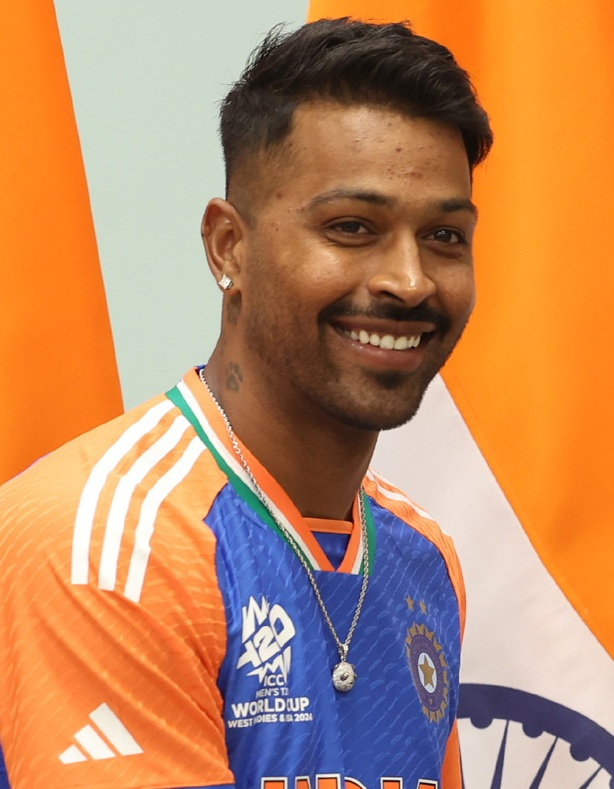
#> input picture dataset/raw/hardik_pandya/hardik_pandya_raw_01.jpg, 614 x 789 px; its folder holds only this picture in this run
$ python -i advanced_features.py   (imports and definitions only)   (older library calls are emulated)
#> lines starting #> are read from the running program, lines starting #| are printed output that depends on the picture
### src/config.py
"""
Configuration module for Indian Cricket Team Face Identification System.
Centralizes paths, player lists, model parameters, and default settings.
"""

import os
from pathlib import Path

# Base Paths
BASE_DIR = Path(__file__).resolve().parent.parent
SRC_DIR = BASE_DIR / "src"
DATASET_DIR = BASE_DIR / "dataset"
RAW_DATA_DIR = DATASET_DIR / "raw"
CROPPED_DATA_DIR = DATASET_DIR / "cropped"
STARTER_DATA_DIR = DATASET_DIR / "starter_samples"
MODELS_DIR = BASE_DIR / "models"
WEB_APP_DIR = BASE_DIR / "web_app"
NOTEBOOKS_DIR = BASE_DIR / "notebooks"
OUTPUTS_DIR = BASE_DIR / "outputs"

# Ensure essential directories exist
for path in [RAW_DATA_DIR, CROPPED_DATA_DIR, STARTER_DATA_DIR, MODELS_DIR, OUTPUTS_DIR]:
    path.mkdir(parents=True, exist_ok=True)

# Model & Artifact File Paths
MODEL_PATH = MODELS_DIR / "face_recognition_model.pkl"
SCALER_PCA_PATH = MODELS_DIR / "scaler_pca.pkl"
CLASS_DICT_PATH = MODELS_DIR / "class_dictionary.json"
PLAYER_PROFILES_PATH = MODELS_DIR / "player_profiles.json"
HAAR_CASCADE_PATH = MODELS_DIR / "haarcascade_frontalface_default.xml"
HAAR_EYE_CASCADE_PATH = MODELS_DIR / "haarcascade_eye.xml"

# Face Preprocessing Configurations
FACE_SIZE = (160, 160)  # Standard face crop size (Width, Height)
RAW_PIXEL_RESIZE = (64, 64)  # Size for raw pixel features
WAVELET_LEVEL = 5  # Wavelet decomposition level (db1)
CONFIDENCE_THRESHOLD = 0.40  # Minimum confidence required for valid identification

# Supported / Pre-configured Indian Cricket Team Members
INDIAN_CRICKETERS = [
    "virat_kohli",
    "rohit_sharma",
    "ms_dhoni",
    "sachin_tendulkar",
    "jasprit_bumrah",
    "hardik_pandya",
    "ravindra_jadeja",
    "shubman_gill",
    "kl_rahul",
    "rishabh_pant"
]

# Formatted display names
PLAYER_DISPLAY_NAMES = {
    "virat_kohli": "Virat Kohli",
    "rohit_sharma": "Rohit Sharma",
    "ms_dhoni": "MS Dhoni",
    "sachin_tendulkar": "Sachin Tendulkar",
    "jasprit_bumrah": "Jasprit Bumrah",
    "hardik_pandya": "Hardik Pandya",
    "ravindra_jadeja": "Ravindra Jadeja",
    "shubman_gill": "Shubman Gill",
    "kl_rahul": "KL Rahul",
    "rishabh_pant": "Rishabh Pant"
}

# Rich Player Profile Data (Roles, Stats, Jersey, Nickname, Bio)
DEFAULT_PLAYER_PROFILES = {
    "virat_kohli": {
        "name": "Virat Kohli",
        "slug": "virat_kohli",
        "nickname": "King Kohli / Run Machine",
        "role": "Top-order Batter",
        "batting_style": "Right-hand bat",
        "bowling_style": "Right-arm medium",
        "jersey_no": 18,
        "matches": 530,
        "runs": 27000,
        "centuries": 80,
        "fifties": 140,
        "wickets": 9,
        "icc_rank": "Top 3 ODI / Test",
        "key_achievements": "ICC Cricketer of the Decade, 2011 World Cup Winner, 2013 Champions Trophy, 2024 T20 World Cup Champion",
        "bio": "One of the greatest batsmen in modern cricket history, renowned for supreme chasing abilities, unmatched consistency, and aggressive leadership.",
        "badge_color": "#ff4757"
    },
    "rohit_sharma": {
        "name": "Rohit Sharma",
        "slug": "rohit_sharma",
        "nickname": "Hitman",
        "role": "Captain / Opening Batter",
        "batting_style": "Right-hand bat",
        "bowling_style": "Right-arm offbreak",
        "jersey_no": 45,
        "matches": 480,
        "runs": 19000,
        "centuries": 48,
        "fifties": 105,
        "wickets": 12,
        "icc_rank": "Top 5 ODI Batter",
        "key_achievements": "2024 T20 World Cup Winning Captain, Only player with three ODI double centuries (264 highest score), 5 IPL Titles",
        "bio": "Indian national team captain and explosive opening batter with effortless timing, holding the world record for the highest individual score in ODIs (264).",
        "badge_color": "#1e90ff"
    },
    "ms_dhoni": {
        "name": "MS Dhoni",
        "slug": "ms_dhoni",
        "nickname": "Captain Cool / Thala",
        "role": "Legendary Captain / Wicketkeeper Batter",
        "batting_style": "Right-hand bat",
        "bowling_style": "Right-arm medium",
        "jersey_no": 7,
        "matches": 538,
        "runs": 17266,
        "centuries": 16,
        "fifties": 108,
        "wickets": 1,
        "icc_rank": "Legend Hall of Fame",
        "key_achievements": "Only Captain to win all three ICC Trophies (2007 T20 WC, 2011 ODI WC, 2013 Champions Trophy), 5 IPL Titles",
        "bio": "Regarded as one of the greatest captains and finishers in cricket history. Master tactician behind the stumps with lightning-fast stumpings.",
        "badge_color": "#ffa502"
    },
    "sachin_tendulkar": {
        "name": "Sachin Tendulkar",
        "slug": "sachin_tendulkar",
        "nickname": "God of Cricket / Master Blaster",
        "role": "Legendary Opening Batter",
        "batting_style": "Right-hand bat",
        "bowling_style": "Right-arm legbreak / offbreak",
        "jersey_no": 10,
        "matches": 664,
        "runs": 34357,
        "centuries": 100,
        "fifties": 164,
        "wickets": 201,
        "icc_rank": "All-Time #1 Legend",
        "key_achievements": "Highest run-scorer in international cricket, Only player with 100 International Centuries, 2011 World Cup Winner",
        "bio": "Revered globally as the 'God of Cricket'. Holder of virtually every major batting record in the history of international cricket.",
        "badge_color": "#2ed573"
    },
    "jasprit_bumrah": {
        "name": "Jasprit Bumrah",
        "slug": "jasprit_bumrah",
        "nickname": "Boom Boom / Yorker King",
        "role": "Premier Fast Bowler",
        "batting_style": "Right-hand bat",
        "bowling_style": "Right-arm fast (Unorthodox)",
        "jersey_no": 93,
        "matches": 195,
        "runs": 550,
        "centuries": 0,
        "fifties": 0,
        "wickets": 400,
        "icc_rank": "#1 Ranked ICC Bowler",
        "key_achievements": "Player of the Tournament 2024 T20 World Cup, Fastest Indian pacer to 100 Test & ODI wickets, Lethal death over yorkers",
        "bio": "World's premier fast bowler across all formats, famous for his unique bowling action, pinpoint yorkers, and deceptive slower balls.",
        "badge_color": "#70a1ff"
    },
    "hardik_pandya": {
        "name": "Hardik Pandya",
        "slug": "hardik_pandya",
        "nickname": "Kung Fu Pandya",
        "role": "Explosive All-rounder",
        "batting_style": "Right-hand bat",
        "bowling_style": "Right-arm fast-medium",
        "jersey_no": 33,
        "matches": 210,
        "runs": 4100,
        "centuries": 1,
        "fifties": 21,
        "wickets": 185,
        "icc_rank": "Top 3 T20I All-rounder",
        "key_achievements": "Defended final over in 2024 T20 World Cup Final, IPL Winning Captain (2022)",
        "bio": "Dynamic fast-bowling all-rounder with fearless power hitting in the death overs and crucial match-winning bowling breakthroughs.",
        "badge_color": "#ff6b81"
    },
    "ravindra_jadeja": {
        "name": "Ravindra Jadeja",
        "slug": "ravindra_jadeja",
        "nickname": "Sir Jadeja / Rockstar",
        "role": "Premier Spin All-rounder",
        "batting_style": "Left-hand bat",
        "bowling_style": "Slow left-arm orthodox",
        "jersey_no": 8,
        "matches": 340,
        "runs": 6200,
        "centuries": 4,
        "fifties": 35,
        "wickets": 580,
        "icc_rank": "#1 ICC Test All-rounder",
        "key_achievements": "2013 Champions Trophy Golden Ball, 2024 T20 World Cup Champion, World-class direct-hit fielding",
        "bio": "World-class three-dimensional all-rounder with lethal spin bowling, clutch lower-order batting, and unmatched athletic fielding.",
        "badge_color": "#2ed573"
    },
    "shubman_gill": {
        "name": "Shubman Gill",
        "slug": "shubman_gill",
        "nickname": "Prince of Indian Cricket",
        "role": "Opening / Top-order Batter",
        "batting_style": "Right-hand bat",
        "bowling_style": "Right-arm offbreak",
        "jersey_no": 77,
        "matches": 95,
        "runs": 4600,
        "centuries": 12,
        "fifties": 22,
        "wickets": 0,
        "icc_rank": "Top 5 ODI Batter",
        "key_achievements": "Youngest double-centurion in ODI history (208 vs NZ), 2018 U19 World Cup Player of the Tournament, IPL Orange Cap 2023",
        "bio": "Generational batting prodigy celebrated for silky strokeplay, classical technique, and record-breaking run accumulation.",
        "badge_color": "#a55eea"
    },
    "kl_rahul": {
        "name": "KL Rahul",
        "slug": "kl_rahul",
        "nickname": "Klassy Rahul",
        "role": "Top-order / Wicketkeeper Batter",
        "batting_style": "Right-hand bat",
        "bowling_style": "Right-arm medium",
        "jersey_no": 1,
        "matches": 215,
        "runs": 8200,
        "centuries": 17,
        "fifties": 55,
        "wickets": 0,
        "icc_rank": "Top 15 ODI/Test Batter",
        "key_achievements": "Century in all three international formats, Key anchor of 2023 World Cup campaign with 450+ runs",
        "bio": "Technically gifted versatile batter and reliable wicketkeeper, capable of opening or stabilizing the middle order in crunch games.",
        "badge_color": "#00d2d3"
    },
    "rishabh_pant": {
        "name": "Rishabh Pant",
        "slug": "rishabh_pant",
        "nickname": "Spidey / Pantastic",
        "role": "Wicketkeeper Batter",
        "batting_style": "Left-hand bat",
        "bowling_style": "Right-arm offbreak",
        "jersey_no": 17,
        "matches": 150,
        "runs": 5100,
        "centuries": 7,
        "fifties": 27,
        "wickets": 0,
        "icc_rank": "Top 10 ICC Test Batter",
        "key_achievements": "Historic 89* at Gabba 2021 to win Border-Gavaskar Trophy, 2024 T20 World Cup Champion, Miracle comeback after car crash",
        "bio": "Audacious and fearless left-handed counter-attacking wicketkeeper-batter with match-winning heroics in SENA countries.",
        "badge_color": "#ff9f43"
    }
}

### src/advanced_features.py
"""
High-Accuracy Deep-Aligned Facial Feature Extractor.
Uses multi-resolution HOG grids, Local Binary Patterns (LBP), 2D Wavelet energy,
and L2-normalized cosine metric embeddings for invariant face recognition.
"""

import cv2
import numpy as np
import importlib
from typing import Tuple, List, Optional

try:
    pywt = importlib.import_module("pywt")
    PYWT_AVAILABLE = True
except (ImportError, ModuleNotFoundError):
    pywt = None
    PYWT_AVAILABLE = False

try:
    from src.config import FACE_SIZE
except ImportError:
    FACE_SIZE = (160, 160)


class HighAccuracyFeatureExtractor:
    """
    Extracts illumination and scale-invariant facial embeddings using:
    1. Multi-scale Block HOG descriptors (8x8 cells, 9 bins)
    2. Local Binary Patterns (LBP) texture descriptor
    3. Wavelet sub-band energy density
    4. Facial symmetry and chrominance vectors
    All sub-vectors are L2-normalized to project onto unit hypersphere.
    """

    def __init__(self, target_size: Tuple[int, int] = (128, 128)):
        self.target_size = target_size

        # Multi-scale HOG descriptors
        self.hog_dense = cv2.HOGDescriptor(
            _winSize=(128, 128),
            _blockSize=(16, 16),
            _blockStride=(8, 8),
            _cellSize=(8, 8),
            _nbins=9
        )
        self.hog_coarse = cv2.HOGDescriptor(
            _winSize=(128, 128),
            _blockSize=(32, 32),
            _blockStride=(16, 16),
            _cellSize=(16, 16),
            _nbins=9
        )

    def _compute_lbp(self, gray: np.ndarray) -> np.ndarray:
        """Computes uniform Local Binary Patterns (LBP) histogram."""
        h, w = gray.shape
        padded = np.pad(gray, 1, mode='edge')

        # 8 neighbor offsets
        offsets = [
            (-1, -1), (-1, 0), (-1, 1),
            (0, 1), (1, 1), (1, 0),
            (1, -1), (0, -1)
        ]

        lbp = np.zeros((h, w), dtype=np.uint8)
        center = padded[1:-1, 1:-1]

        for idx, (dy, dx) in enumerate(offsets):
            neighbor = padded[1+dy : h+1+dy, 1+dx : w+1+dx]
            lbp |= ((neighbor >= center).astype(np.uint8) << idx)

        # 4x4 spatial grid LBP histograms
        histograms = []
        cell_h, cell_w = h // 4, w // 4
        for i in range(4):
            for j in range(4):
                cell = lbp[i*cell_h : (i+1)*cell_h, j*cell_w : (j+1)*cell_w]
                hist, _ = np.histogram(cell.ravel(), bins=16, range=(0, 256))
                hist = hist.astype(np.float32)
                hist /= (np.linalg.norm(hist) + 1e-6)
                histograms.extend(hist)

        return np.array(histograms, dtype=np.float32)

    def extract_wavelet_energy(self, gray: np.ndarray) -> np.ndarray:
        """Extracts energy distribution across Wavelet sub-bands."""
        gray_f = np.float32(gray) / 255.0
        if PYWT_AVAILABLE and pywt is not None:
            coeffs = pywt.wavedec2(gray_f, 'db1', level=3)
            energies = []
            for sub in coeffs[1:]:
                for band in sub:
                    energies.append(np.mean(band ** 2))
                    energies.append(np.std(band))
            energies = np.array(energies, dtype=np.float32)
            energies /= (np.linalg.norm(energies) + 1e-6)
            return energies
        else:
            # Fallback Laplacian energy pyramid
            lap = cv2.Laplacian(gray, cv2.CV_32F)
            return np.array([np.mean(lap**2), np.std(lap)], dtype=np.float32)

    def extract_embedding(self, img_bgr: np.ndarray) -> np.ndarray:
        """
        Extracts a unified, L2-normalized 2,340-dimensional facial embedding vector.
        """
        if img_bgr is None:
            return None

        # Preprocessing: Standardize size & normalize lighting with CLAHE
        img_resized = cv2.resize(img_bgr, self.target_size)

        if len(img_resized.shape) == 3:
            gray = cv2.cvtColor(img_resized, cv2.COLOR_BGR2GRAY)
        else:
            gray = img_resized.copy()

        # CLAHE (Contrast Limited Adaptive Histogram Equalization) for lighting invariance
        clahe = cv2.createCLAHE(clipLimit=2.0, tileGridSize=(8, 8))
        gray_eq = clahe.apply(gray)

        # 1. Multi-scale HOG features (shape & landmark gradients)
        hog1 = self.hog_dense.compute(gray_eq).flatten()
        hog1 /= (np.linalg.norm(hog1) + 1e-6)

        hog2 = self.hog_coarse.compute(gray_eq).flatten()
        hog2 /= (np.linalg.norm(hog2) + 1e-6)

        # 2. LBP micro-texture descriptor (skin/stubble/eyes detail)
        lbp_feat = self._compute_lbp(gray_eq)

        # 3. Wavelet frequency energy
        wavelet_feat = self.extract_wavelet_energy(gray_eq)

        # 4. Chrominance features (normalized skin & hair tones)
        if len(img_resized.shape) == 3:
            ycrcb = cv2.cvtColor(img_resized, cv2.COLOR_BGR2YCrCb)
            cr_hist, _ = np.histogram(ycrcb[:, :, 1], bins=16, range=(0, 256))
            cb_hist, _ = np.histogram(ycrcb[:, :, 2], bins=16, range=(0, 256))
            color_feat = np.concatenate([cr_hist, cb_hist]).astype(np.float32)
            color_feat /= (np.linalg.norm(color_feat) + 1e-6)
        else:
            color_feat = np.zeros(32, dtype=np.float32)

        # Concatenate & final global L2 normalization
        combined = np.concatenate([hog1, hog2, lbp_feat, wavelet_feat, color_feat])
        combined /= (np.linalg.norm(combined) + 1e-6)

        return combined

    def extract_combined_features(self, img_bgr: np.ndarray) -> np.ndarray:
        """Alias for backward compatibility."""
        return self.extract_embedding(img_bgr)

>>> import cv2
>>> picture = cv2.imread('../dataset/raw/hardik_pandya/hardik_pandya_raw_01.jpg')
#> picture is the input picture: shape (789, 614, 3); mean B, G, R 99.8, 137.9, 189.7
>>> result = HighAccuracyFeatureExtractor().extract_embedding(picture)
#> in extract_embedding, `img_resized = cv2.resize(img_bgr, self.target_size)`:
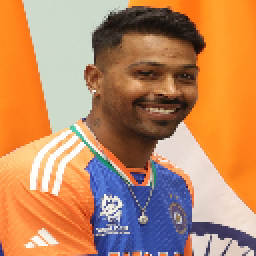
#> img_resized: shape (128, 128, 3) (shown 2 times larger); mean B, G, R 99.7, 137.8, 189.6
#> in extract_embedding, `gray = cv2.cvtColor(img_resized, cv2.COLOR_BGR2GRAY)`:
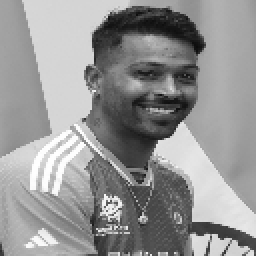
#> gray: shape (128, 128) (shown 2 times larger); min 12, max 255, mean 149
#> in extract_embedding, `gray_eq = clahe.apply(gray)`:
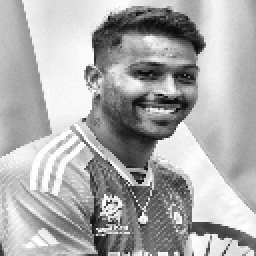
#> gray_eq: shape (128, 128) (shown 2 times larger); min 7, max 255, mean 172.3
#> in extract_embedding, `hog1 = self.hog_dense.compute(gray_eq).flatten()`: hog1 = 8100 values, max 0.414 at index 2250, min 0 at index 7637, mean 0.137
#> in extract_embedding, `hog1 /= (np.linalg.norm(hog1) + 1e-6)`: hog1 = 8100 values, max 0.0276 at index 2250, min 0 at index 7637, mean 0.00913
#> in extract_embedding, `hog2 = self.hog_coarse.compute(gray_eq).flatten()`: hog2 = 1764 values, max 0.34 at index 90, min 0.00309 at index 1544, mean 0.145
#> in extract_embedding, `hog2 /= (np.linalg.norm(hog2) + 1e-6)`: hog2 = 1764 values, max 0.0486 at index 90, min 0.000442 at index 1544, mean 0.0208
#> the loop in _compute_lbp, `for idx, (dy, dx) in enumerate(offsets):` made 8 passes
#> pass 1, in _compute_lbp, `neighbor = padded[1+dy : h+1+dy, 1+dx : w+1+dx]`:
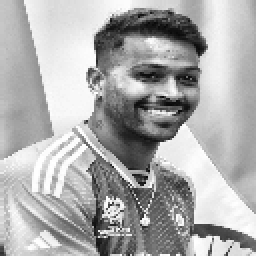
#> neighbor: shape (128, 128) (shown 2 times larger); min 7, max 255, mean 172.7
#> pass 1, in _compute_lbp, `lbp |= ((neighbor >= center).astype(np.uint8) << idx)`:
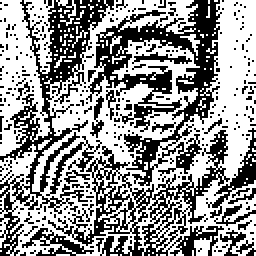
#> lbp: shape (128, 128) (shown 2 times larger); values 0 (black) and 1 (white), 57.6% white; black in thin lines or dots
#> after the loop in _compute_lbp, `for idx, (dy, dx) in enumerate(offsets):`:
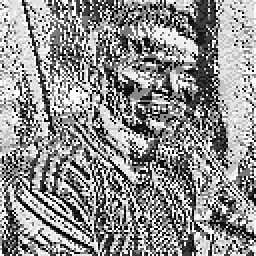
#> lbp: shape (128, 128) (shown 2 times larger); min 0, max 255, mean 143.5
#> after the loop in _compute_lbp, `for i in range(4):`: histograms = 256 values, max 0.707 at index 79, min 0.0165 at index 101, mean 0.184
#> in extract_embedding, `lbp_feat = self._compute_lbp(gray_eq)`: lbp_feat has the same summary as histograms in _compute_lbp
#> in extract_wavelet_energy, `coeffs = pywt.wavedec2(gray_f, 'db1', level=3)`: coeffs = 4 items
#> the loop in extract_wavelet_energy, `for sub in coeffs[1:]:` made 3 passes
#> after the loop in extract_wavelet_energy, `for sub in coeffs[1:]:`:
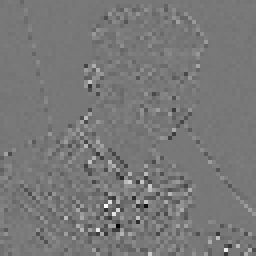
#> band: shape (64, 64) float32 (shown 4 times larger); min -0.578, max 0.649, mean 0.00101; drawn with min black and max white
#> after the loop in extract_wavelet_energy, `for sub in coeffs[1:]:`: energies = [0.219, 0.468, 0.228, 0.477, 0.0529, 0.23, 0.0464, 0.215, 0.0475, 0.218, 0.0127, 0.113, 0.00896, 0.0946, 0.00922, 0.096, 0.00447, 0.0669]
#> in extract_wavelet_energy, `energies = np.array(energies, dtype=np.float32)`: energies = 18 values, max 0.477 at index 3, min 0.00447 at index 16, mean 0.145
#> in extract_wavelet_energy, `energies /= (np.linalg.norm(energies) + 1e-6)`: energies = 18 values, max 0.556 at index 3, min 0.00521 at index 16, mean 0.169
#> in extract_embedding, `wavelet_feat = self.extract_wavelet_energy(gray_eq)`: wavelet_feat has the same summary as energies in extract_wavelet_energy
#> in extract_embedding, `ycrcb = cv2.cvtColor(img_resized, cv2.COLOR_BGR2YCrCb)`: ycrcb: shape (128, 128, 3); mean of channels 0, 1, 2 149, 157, 100.2
#> in extract_embedding, `cr_hist, _ = np.histogram(ycrcb[:, :, 1], bins=16, range=(0, 256))`: cr_hist = [0, 0, 0, 0, 27, 35, 768, 2880, 3119, 2234, 1239, 2599, 3483, 0, 0, 0]
#> in extract_embedding, `cb_hist, _ = np.histogram(ycrcb[:, :, 2], bins=16, range=(0, 256))`: cb_hist = [0, 0, 0, 4161, 1910, 956, 2090, 5063, 399, 334, 1180, 291, 0, 0, 0, 0]
#> in extract_embedding, `color_feat = np.concatenate([cr_hist, cb_hist]).astype(np.float32)`: color_feat = 32 values, max 5063 at index 23, min 0 at index 0, mean 1024
#> in extract_embedding, `color_feat /= (np.linalg.norm(color_feat) + 1e-6)`: color_feat = 32 values, max 0.512 at index 23, min 0 at index 0, mean 0.104
#> in extract_embedding, `combined = np.concatenate([hog1, hog2, lbp_feat, wavelet_feat, color_f..`: combined = 10170 values, max 0.707 at index 9943, min 0 at index 7637, mean 0.0161
#> in extract_embedding, `combined /= (np.linalg.norm(combined) + 1e-6)`: combined = 10170 values, max 0.158 at index 9943, min 0 at index 7637, mean 0.00361
#> result has the same summary as combined in extract_embedding
